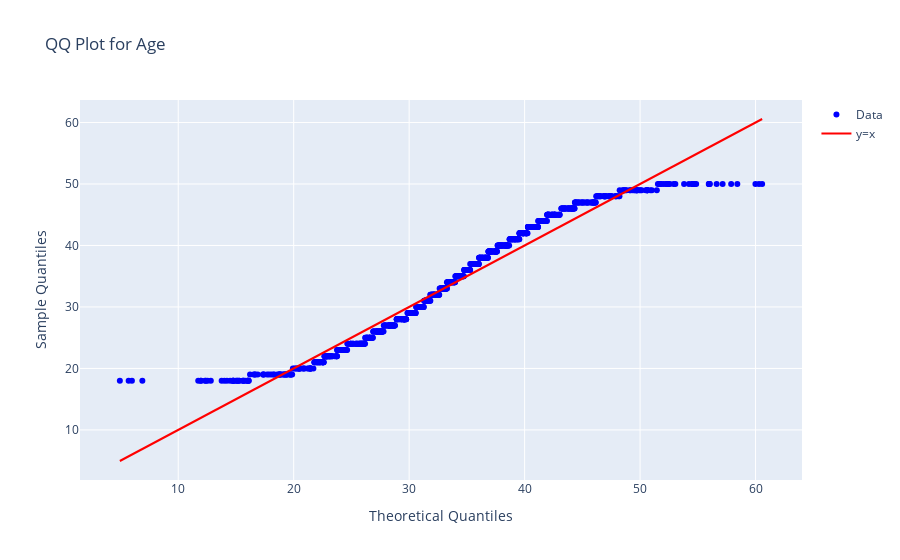

The notebook cell saved with this chart:
### Markdown cell above
#

### Code cell
theoretical_quantiles = np.sort(np.random.normal(loc=data_eda[numerical_feature].mean(), scale=data_eda[numerical_feature].std(), size=len(data_eda)))

sample_quantiles = np.sort(data_eda[numerical_feature])

fig = go.Figure()

fig.add_trace(go.Scatter(x=theoretical_quantiles, y=sample_quantiles, mode='markers', marker=dict(color='blue'), name='Data'))

fig.add_trace(go.Scatter(x=theoretical_quantiles, y=theoretical_quantiles, mode='lines', marker=dict(color='red'), name='y=x'))

fig.update_layout(
    title=f"QQ Plot for {numerical_feature}",
    xaxis_title="Theoretical Quantiles",
    yaxis_title="Sample Quantiles"
)

fig.show()

### Figure 1 — Plotly figure (JSON) as saved in the notebook; plotly's stock layout.template omitted (floating-point values rounded to 4 significant figures; data arrays with more than 128 entries replaced by an {"elided": "..."} marker saying what was removed)
{"data": [{"marker": {"color": "blue"}, "mode": "markers", "name": "Data", "type": "scatter", "x": {"elided": "999 float values"}, "y": {"elided": "999 int values"}}, {"marker": {"color": "red"}, "mode": "lines", "name": "y=x", "type": "scatter", "x": {"elided": "999 float values"}, "y": {"elided": "999 float values"}}], "layout": {"title": {"text": "QQ Plot for Age"}, "xaxis": {"title": {"text": "Theoretical Quantiles"}}, "yaxis": {"title": {"text": "Sample Quantiles"}}}}
